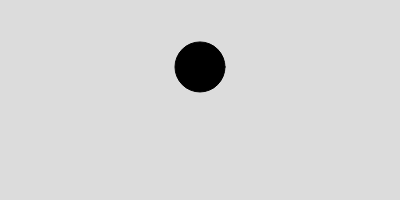
Frame 1 (no input)
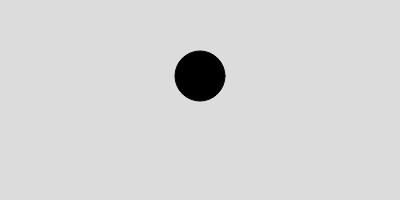
Frame 60 (no input)
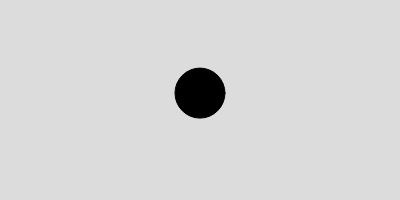
Frame 120 (the mouse pressed at the canvas centre since frame 60)

The p5.js sketch that drew these frames (run headless with seeded random() and noise() and a simulated clock; from frame 60 on, the mouse is pressed at the canvas centre):

// p5.js sketch
// ── sketch.js
let ball;

function setup() {
  createCanvas(400, 200);

  ball = new Particle();
}


function draw() {
  background(220);

  let gravity = createVector(0, 0.3);
  ball.addForce(gravity);

  ball.update();
  ball.show();
}

function Magnet() {
  let mPos = createVector(mouseX, mouseY);
  let Magnet = p5.Vector.add(ball.pos, mPos);
  Magnet.mult(0.1);
  ball.addForce(Magnet);
}


// ── Particle.js
class Particle {
  constructor() {
    this.pos = createVector(width/2, height/3);
    this.vel = createVector(0, 0);
    this.acc = createVector(0, 0);

    this.c = color(0);
    this.w = 50;
  }

  addForce(aForce) {
    this.acc.add(aForce);
  }

  update() {
    this.vel.add(this.acc);
    this.pos.add(this.vel);

    this.acc.set(0, 0);
    this.checkEdge();
  }


  checkEdge() {
    if ((this.pos.y+this.w/2) > height) {
      this.pos.y = height-this.w/2;
      this.vel.y = this.vel.y * -1;
    }
    
    if (this.pos.x > width) {
      this.pos.x = 0;
    }
  }
  


  show() {
    fill(this.c);
    circle(this.pos.x, this.pos.y, this.w);
  }
}
